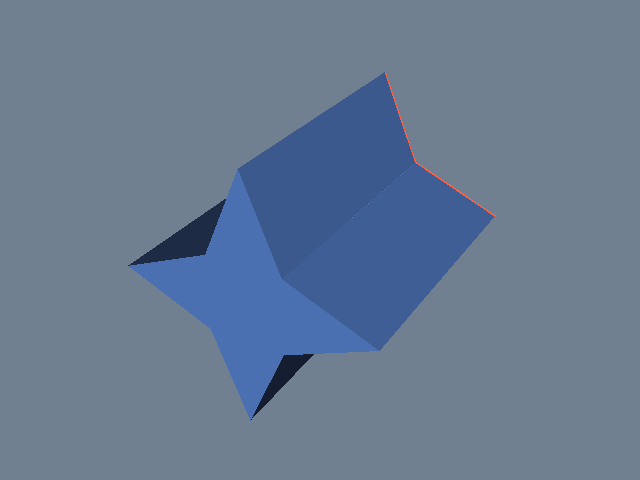

Generate this figure with Python:
#!/usr/bin/env python

# Linearly extrude a 2D polygon along a vector using
# vtkLinearExtrusionFilter to create a 3D solid.

# Factory overrides: importing these modules registers the OpenGL rendering
# and interaction style implementations for vtkRenderingCore factory classes.
import vtkmodules.vtkInteractionStyle  # noqa: F401
import vtkmodules.vtkRenderingOpenGL2  # noqa: F401
# VTK pipeline classes used in this example
from vtkmodules.vtkCommonCore import vtkPoints
from vtkmodules.vtkCommonDataModel import (
    vtkCellArray,
    vtkPolyData,
)
from vtkmodules.vtkFiltersCore import vtkTriangleFilter
from vtkmodules.vtkFiltersModeling import vtkLinearExtrusionFilter
from vtkmodules.vtkRenderingCore import (
    vtkActor,
    vtkPolyDataMapper,
    vtkRenderWindow,
    vtkRenderWindowInteractor,
    vtkRenderer,
)

# Colors (normalized RGB)
slate_gray_background_rgb = (0.439, 0.502, 0.565)
cornflower_blue_rgb = (0.392, 0.584, 0.929)
tomato_rgb = (1.000, 0.388, 0.278)

# Source: define a star-shaped polygon in the XY plane
points = vtkPoints()
points.InsertPoint(0, 1.0, 0.0, 0.0)
points.InsertPoint(1, 0.3, 0.3, 0.0)
points.InsertPoint(2, 0.0, 1.0, 0.0)
points.InsertPoint(3, -0.3, 0.3, 0.0)
points.InsertPoint(4, -1.0, 0.0, 0.0)
points.InsertPoint(5, -0.3, -0.3, 0.0)
points.InsertPoint(6, 0.0, -1.0, 0.0)
points.InsertPoint(7, 0.3, -0.3, 0.0)

polygon = vtkCellArray()
polygon.InsertNextCell(8)
for i in range(8):
    polygon.InsertCellPoint(i)

star = vtkPolyData()
star.SetPoints(points)
star.SetPolys(polygon)

# Filter: triangulate the polygon so it renders correctly
triangle = vtkTriangleFilter()
triangle.SetInputData(star)

# Filter: linearly extrude along the Z axis
extrude = vtkLinearExtrusionFilter()
extrude.SetInputConnection(triangle.GetOutputPort())
extrude.SetExtrusionTypeToNormalExtrusion()
extrude.SetVector(0, 0, 2)
extrude.SetScaleFactor(1.0)
extrude.CappingOn()

# Mapper: the extruded solid
extrude_mapper = vtkPolyDataMapper()
extrude_mapper.SetInputConnection(extrude.GetOutputPort())

extrude_actor = vtkActor()
extrude_actor.SetMapper(extrude_mapper)
extrude_actor.GetProperty().SetColor(cornflower_blue_rgb)

# Mapper: the original star outline as wireframe
star_mapper = vtkPolyDataMapper()
star_mapper.SetInputConnection(triangle.GetOutputPort())

star_actor = vtkActor()
star_actor.SetMapper(star_mapper)
star_actor.GetProperty().SetRepresentationToWireframe()
star_actor.GetProperty().SetColor(tomato_rgb)
star_actor.GetProperty().SetLineWidth(3)

# Renderer: assemble the scene and configure the camera
renderer = vtkRenderer()
renderer.AddActor(extrude_actor)
renderer.AddActor(star_actor)
renderer.SetBackground(slate_gray_background_rgb)

# Window: display the rendered scene
render_window = vtkRenderWindow()
render_window.AddRenderer(renderer)
render_window.SetWindowName("linear extrusion")
render_window.SetMultiSamples(0)
render_window.SetSize(640, 480)

# Interactor: handle mouse and keyboard events
render_window_interactor = vtkRenderWindowInteractor()
render_window_interactor.SetRenderWindow(render_window)

# Scene: configure the camera
renderer.ResetCamera()
renderer.GetActiveCamera().Azimuth(30)
renderer.GetActiveCamera().Elevation(30)

render_window_interactor.Initialize()
render_window_interactor.Start()
